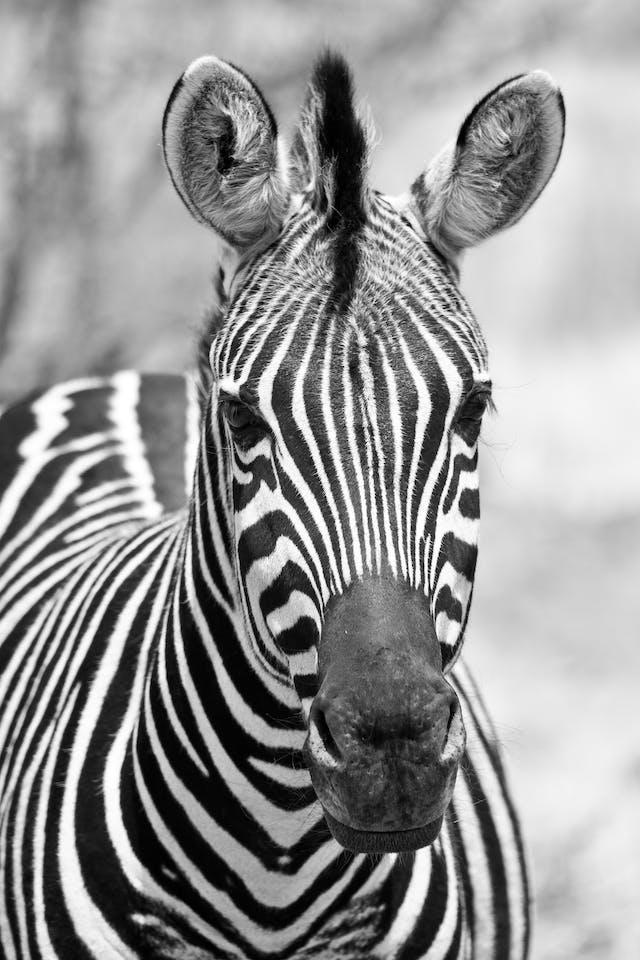
#> input picture Exercises/Week_3_Local_Operations/3_1_Noise_Filtering/Guess_which_filter/Zebra.jpg, 640 x 960 px
$ python Filter_erkennen.py
#> lines starting #> are read from the running program, lines starting #| are printed output that depends on the picture
#> further down, image is the input picture: shape (960, 640); min 0, max 255, mean 148.9
### Exercises/Week_3_Local_Operations/3_1_Noise_Filtering/Guess_which_filter/filter_functions.py
import matplotlib.pyplot as plt
import numpy as np

def my_filter_1(image, filter_radius = 1):

#> called with filter_radius = 1
    max_filtered_image = np.zeros(shape = image.shape)
    for row in range(filter_radius, image.shape[0]-filter_radius):
        for column in range(filter_radius,image.shape[1]-filter_radius):
            new_val = np.max(image[row-filter_radius:row+filter_radius+1,
                                   column-filter_radius:column+filter_radius+1])

            max_filtered_image[row, column] = new_val
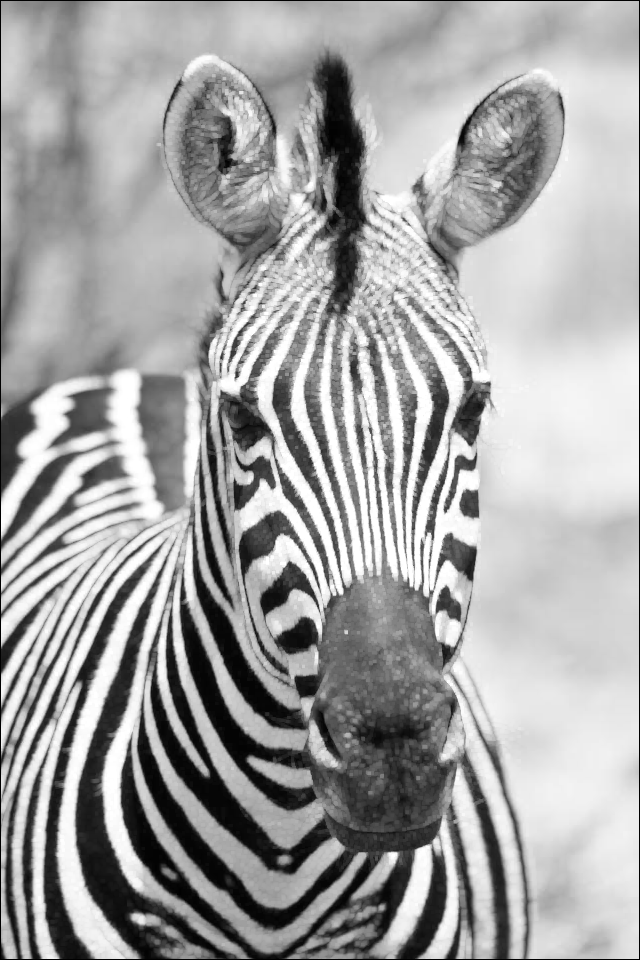
#> max_filtered_image: shape (960, 640) float64; min 0, max 255, mean 163.6


    return max_filtered_image


def my_filter_2(image, filter_radius = 1):
#> called with filter_radius = 1
    min_filtered_image = np.zeros(shape = image.shape)
    for row in range(filter_radius, image.shape[0]-filter_radius):
        for column in range(filter_radius,image.shape[1]-filter_radius):
            new_val = np.min(image[row-filter_radius:row+filter_radius+1,
                                   column-filter_radius:column+filter_radius+1])

            min_filtered_image[row, column] = new_val
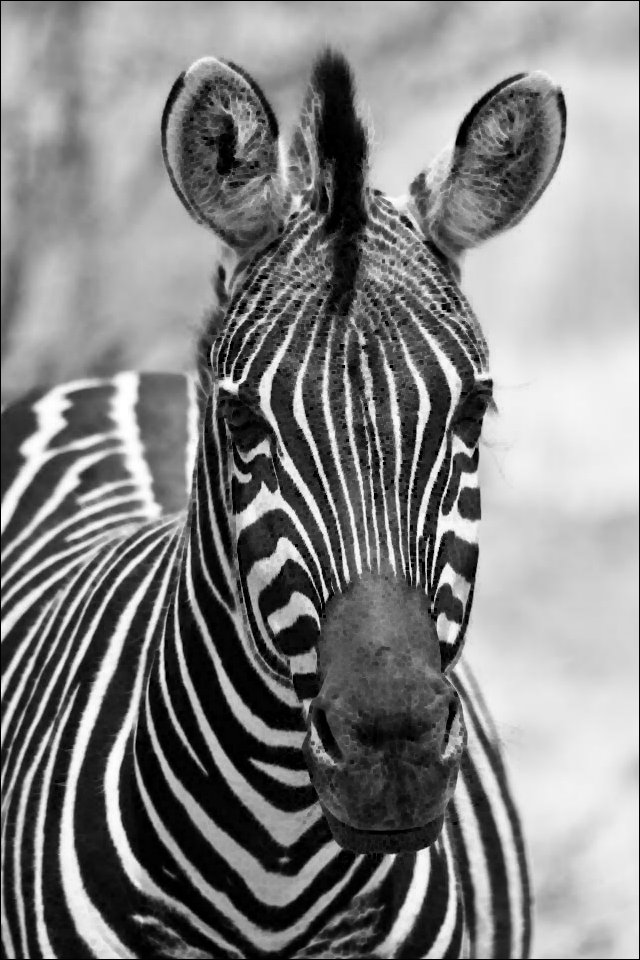
#> min_filtered_image: shape (960, 640) float64; min 0, max 255, mean 131.9
    return min_filtered_image

### Exercises/Week_3_Local_Operations/3_1_Noise_Filtering/Guess_which_filter/Filter_erkennen.py
import matplotlib.pyplot as plt
import numpy as np

from filter_functions import my_filter_1, my_filter_2

image = plt.imread("Zebra.jpg")

image_1 = my_filter_1(image)
image_2 = my_filter_2(image)

plt.figure()
plt.imshow(image, cmap="gray")
plt.title("Original image")

plt.figure()
plt.imshow(image_1, cmap="gray")
plt.title("Filter 1")

plt.figure()
plt.imshow(image_2, cmap="gray")
plt.title("Filter 2")


plt.show()
